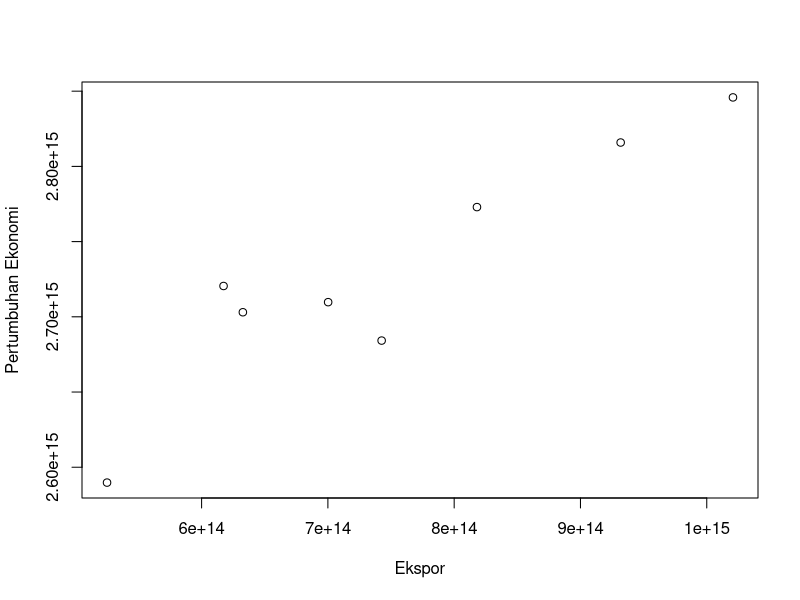
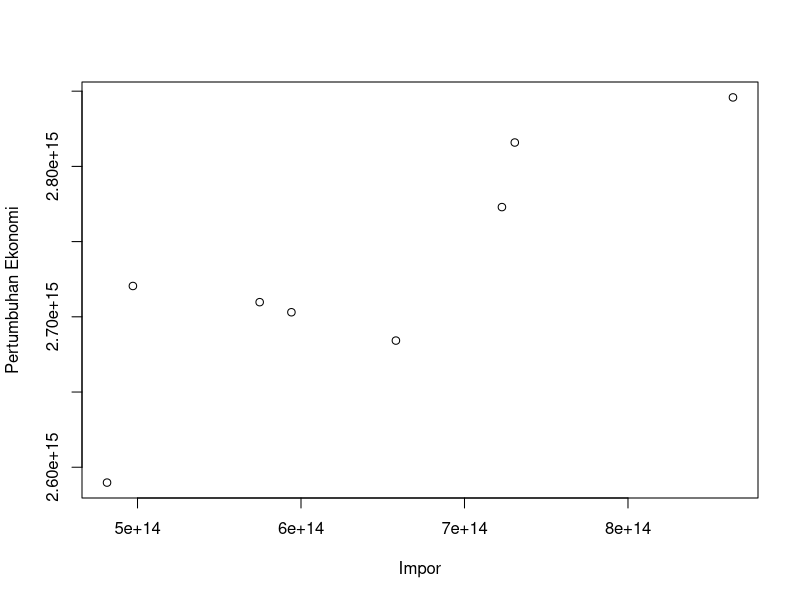
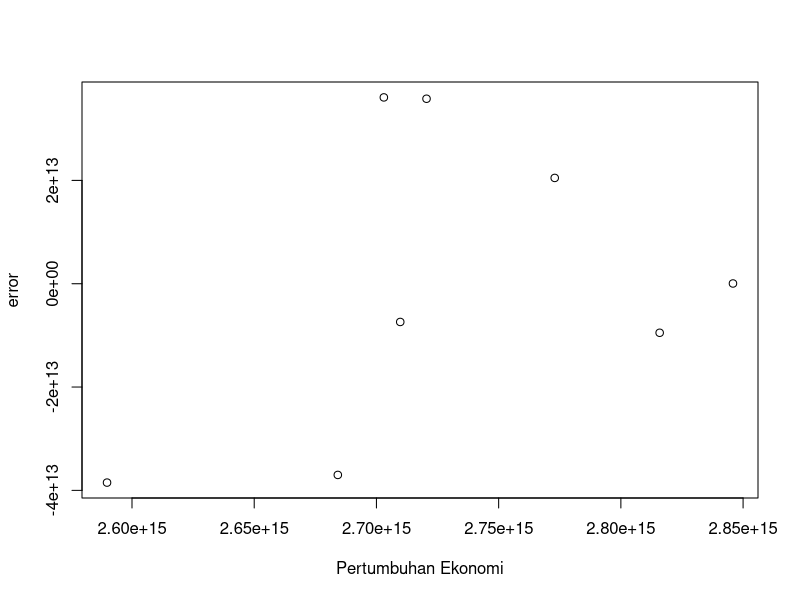

Source code (R) for these figures, in order:
## ---- chunk 1
#| label: fig-mpg
#| fig-cap: "Plot Ekspor Terhadap Pertumbuhan Ekonomi"
library('readxl')
dat<-read_excel('latihan.xlsx')
reg1<-lm(Y~X+S,data=dat)
plot(dat$X,dat$Y,xlab="Ekspor",ylab="Pertumbuhan Ekonomi")
## ---- chunk 2
#| label: fig1-mpg
#| fig-cap: "Plot Impor Terhadap Pertumbuhan Ekonomi"
library('readxl')
dat<-read_excel('latihan.xlsx')
reg1<-lm(Y~X+S,data=dat)
plot(dat$S,dat$Y,xlab="Impor",ylab="Pertumbuhan Ekonomi")
## ---- chunk 3
#| label: fig2-mpg
#| fig-cap: "Plot Error Terhadap Pertumbuhan Ekonomi"
library('readxl')
dat<-read_excel('latihan.xlsx')
reg1<-lm(Y~X+S,data=dat)
dat$u<-resid(reg1)
plot(dat$Y,dat$u,xlab="Pertumbuhan Ekonomi",ylab="error")
## ---- chunk 4
library(readxl)
dat<-read_excel("latihan.xlsx")
reg1<-lm(Y~X+S,data=dat)
summary(reg1)
